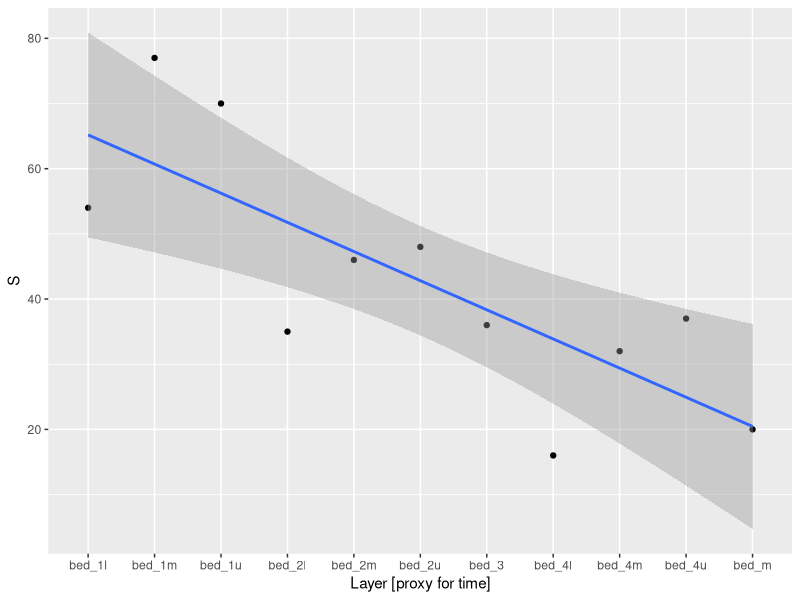

Source code (R): (Note: this script raises an error after producing the figure.)
## ---- chunk 1
require(readr)
require(dplyr)
setwd('~/projects/QB-2021-project')
lbs <- readr::read_csv('data/layer_by_species.csv')
## ---- chunk 2
require(ggplot2)
rich_series <- lbs %>%
  mutate(richness = rowSums(lbs[,2:ncol(lbs)]))
rich_series
g <- ggplot(rich_series, aes(x = layer, y = richness, group=1)) +
  geom_point() +
  stat_smooth(method = 'lm') +
  xlab('Layer [proxy for time]') +
  ylab('S')
g
## ---- chunk 3
species_persistance <- lbs %>%
  gather(taxa, pres_abs, 2:ncol(lbs)) %>%
  group_by(taxa) %>%
  summarize(persistance = sum(pres_abs))
species_persistance

g <- ggplot(species_persistance, aes(x = persistance)) +
  geom_histogram(binwidth=1)
g
